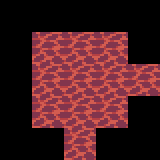

Below is a game level as drawn by its tile map, then a one-line description and the .tmx file that defines it, in full:
An orthogonal 5x5 tile map with 32x32 px tiles, 1 tile layer (Tile Layer 1).

<map version="1.0" tiledversion="1.1.6" orientation="orthogonal" renderorder="right-down" width="5" height="5" tilewidth="32" tileheight="32" infinite="0" nextobjectid="1">
 <tileset firstgid="1" source="../ground.tsx" />
 <layer name="Tile Layer 1" width="5" height="5">
  <data encoding="csv">
0,0,0,0,0,
0,27,27,27,0,
0,27,27,27,27,
0,27,27,27,0,
0,0,27,0,0
</data>
 </layer>
</map>
